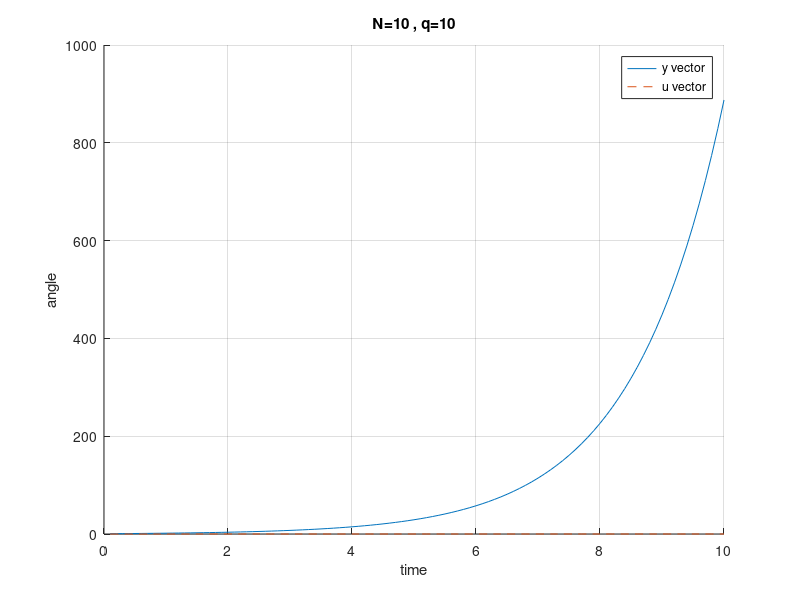

Reproduce this figure in MATLAB.
% MPC with constraints
%
%---Basic system model
%
clc
close all;
clear all;
h=0.1;
A=[1 h;0.5*h 1];
B=[h^2/2; h];
C=[1 0];
n=size(A,1);
m=size(B,2);
%
%---Parameters
%
q=10;
r=1;
N=10;
x0=[0.5 1]';
%Own params
pf=eye(size(A))*q 
Q=q*C'*C;
R=1*r;

%
%---Define matrices for the QPcodecode
%
%For you to do!
sizeA=size(A);
Aeq=[[zeros(sizeA(1),N*sizeA(2)); kron(eye(N-1,N),-A)]+ eye(sizeA*N),kron(eye(N),-B)]
AA=[A;zeros(sizeA(2)*(N-1),sizeA(1))];
RR=blkdiag(eye(N)*R); 
QQ=blkdiag(kron(eye((N-1)),Q),pf);
QR=blkdiag(QQ,RR);

%---For the case with actuator constraints
%

Ain=[[zeros(2*N)],[eye(N);-eye(N)]]; % Use empty matrices for the first case without actuator...
bin=[ones(2*N,1)]; % ...constraints and change for the case with constraints!
%
%---Cost function
%
%For you to do!
H=2*QR; %1/2
f=zeros(size(H,1),1)
%
%---MPC algorithm
%
M=100; % simulation time
xk=x0; % initialize state vector
yvec=[];
uvec=[];

options = optimset('Algorithm','interior-point-convex','Display','off');
for k=1:M,
beq=AA*xk; 

% The matrix AA defines how the last measured Akzk = bk for zk =ured state xk
% determines the right hand side of the inequality condition.
z=quadprog(H,f,Ain,bin,Aeq,beq,[],[],[],options);
uk=z(n*N+1);
xk=A*xk+B*uk;
yvec=[yvec; C*xk];
uvec=[uvec; uk];
end


tvec=h*(1:1:M);

figure(1)
title('N=10 , q=10')
hold on
plot(tvec,yvec,'-',tvec,uvec,'--');
grid
legend('y vector','u vector')
xlabel('time')
ylabel('angle')



